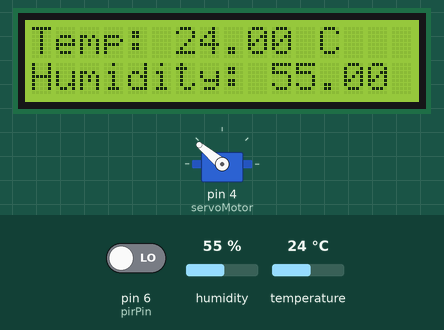
Recording of a sketch running on a simulated Arduino Uno, built with avr-gcc and run on an emulated ATmega328P. Parts: 16×2 character LCD, servo. The test bench sets the inputs (shaded band); at power-on: pin 6 (pirPin) LOW, humidity 55 %, temperature 24 °C.

Above: at 1.2 s.
1.3 s: pin 6 (pirPin) driven HIGH
At 4.0 s:
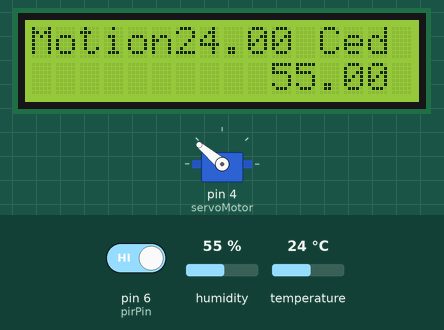
7.3 s: humidity set to 22 %
At 9.3 s:
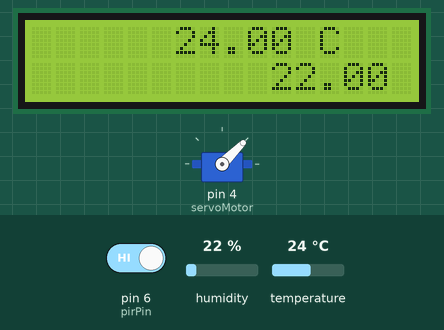
9.6 s: humidity set to 40 %
At 11.3 s:
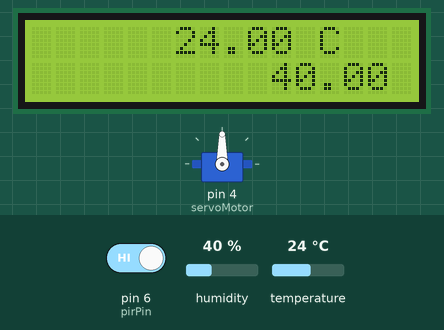
11.6 s: humidity set to 88 %
At 12.7 s:
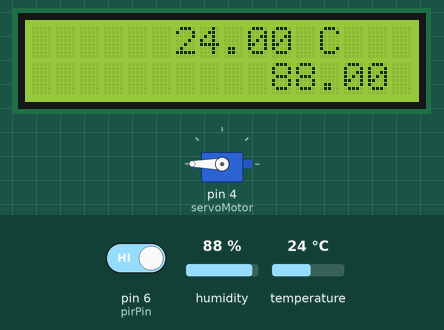
13.6 s: humidity set to 14 %
At 15.0 s:
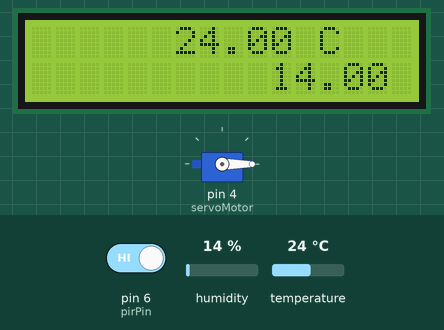
15.6 s: temperature set to 12 °C
At 17.3 s:
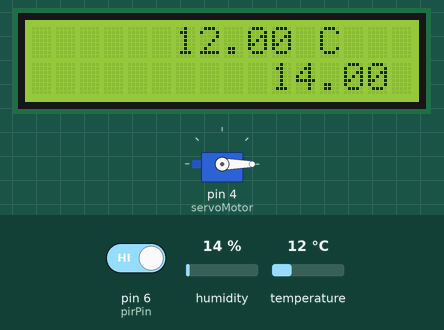
Timing chart, 0 to 18.7 s (numbered marks = the images above; inputs shaded):
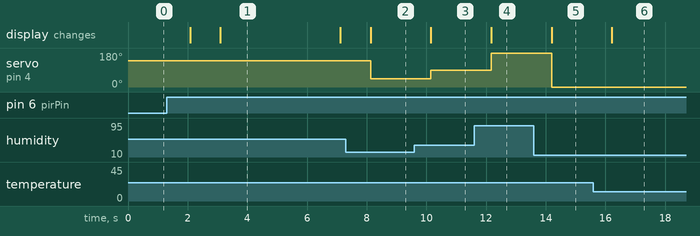

Measured:
- after the input at 1.3 s, the display: first changes after 0.79 s (image 1 shows a later state)
- after the input at 7.3 s, servo on pin 4 (servoMotor): 140° → 45° after 0.83 s; the display: changes after 0.83 s (image 2)
- after the input at 9.6 s, servo on pin 4 (servoMotor): 45° → 90° after 0.55 s; the display: changes after 0.55 s (image 3)
- after the input at 11.6 s, servo on pin 4 (servoMotor): 90° → 180° after 0.57 s; the display: changes after 0.57 s (image 4)
- after the input at 13.6 s, servo on pin 4 (servoMotor): 180° → 0° after 0.60 s; the display: changes after 0.60 s (image 5)
- after the input at 15.6 s, the display: changes after 0.62 s (image 6)
- what the display in image 1 shows lasts 4.0 s, from 3.1 s to 7.1 s

The sketch:

1uzd.ino
```cpp
#include <Wire.h>
#include <Adafruit_Sensor.h>
#include <DHT.h>
#include <LiquidCrystal.h>
#include <Servo.h>

#define DHTPIN 5
#define DHTTYPE DHT22
DHT dht(DHTPIN, DHTTYPE);

LiquidCrystal lcd(12, 11, 10, 9, 8, 7);
Servo servoMotor;

const int pirPin = 6;
int pirState = LOW;
int lastPirState = LOW;
unsigned long lastPirTime = 0;

void setup() {

  lcd.begin(16, 2);

  dht.begin();

  pinMode(pirPin, INPUT);
  servoMotor.attach(4);

  lcd.print("Temp: ");
  lcd.setCursor(0, 1);
  lcd.print("Humidity: ");
}

void loop() {
  float temperature = dht.readTemperature();
  float humidity = dht.readHumidity();

  lcd.setCursor(6, 0);
  lcd.print(temperature);
  lcd.print(" C");

  lcd.setCursor(10, 1);
  lcd.print(humidity);
  lcd.print(" %");

  pirState = digitalRead(pirPin);

  if (pirState == HIGH && lastPirState == LOW) {
    lcd.clear();
    lcd.print("Motion Detected");
    lastPirTime = millis();
  }

  if (millis() - lastPirTime > 5000) {
    lcd.clear();
    lcd.setCursor(6, 0);
    lcd.print(temperature);
    lcd.print(" C");
    lcd.setCursor(10, 1);
    lcd.print(humidity);
    lcd.print(" %");
  }

  controlServo(humidity);

  lastPirState = pirState;
}

void controlServo(float humidity) {
  int servoAngle;

  if (humidity >= 0 && humidity < 15) {
    servoAngle = 0;
  } else if (humidity >= 15 && humidity < 30) {
    servoAngle = 45;
  } else if (humidity >= 30 && humidity < 50) {
    servoAngle = 90;
  } else if (humidity >= 50 && humidity < 75) {
    servoAngle = 140;
  } else {
    servoAngle = 180;
  }

  servoMotor.write(servoAngle);
  delay(1000);
}
```
